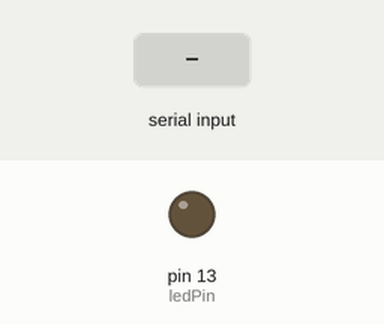
This sketch was run on a simulated Arduino Uno, built with avr-gcc and run on an emulated ATmega328P. Parts: output pins drawn as LEDs (lit = HIGH). The test bench sets the inputs (shaded band).

Above: at 1.2 s.
1.3 s: "1" received over Serial
At 1.7 s:
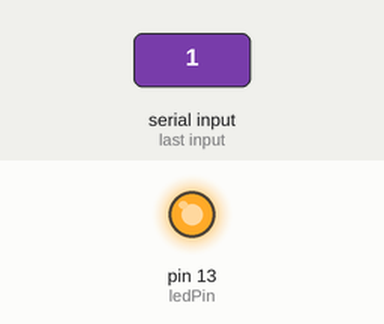
2.8 s: "0" received over Serial
At 4.1 s:
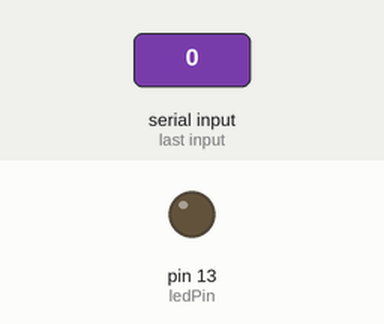
Timing chart, 0 to 5.8 s (numbered marks = the images above; inputs shaded):
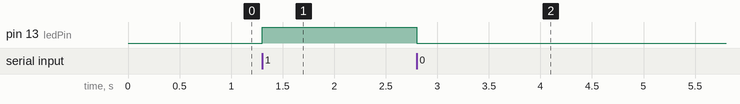

Measured:
- after the input at 1.3 s, pin 13 (ledPin): LOW → HIGH at once
- after the input at 2.8 s, pin 13 (ledPin): HIGH → LOW at once

The sketch:

test.ino
```cpp
int ledPin = 13;  // 13番ピンに接続された内蔵LED

void setup() {
  pinMode(ledPin, OUTPUT);  // LEDピンを出力に設定
  Serial.begin(9600);  // シリアル通信の開始
}

void loop() {
  if (Serial.available() > 0) {
    char data = Serial.read();  // シリアルデータを読み取る
    if (data == '1') {
      digitalWrite(ledPin, HIGH);  // LEDを点灯
    } else if (data == '0') {
      digitalWrite(ledPin, LOW);  // LEDを消灯
    }
  }
}
```
